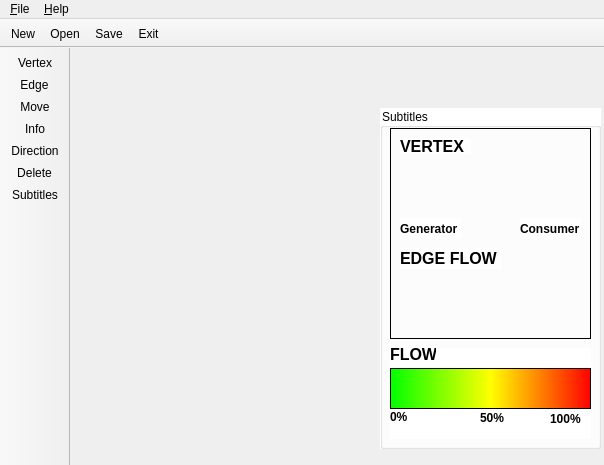
<?xml version="1.0" encoding="UTF-8"?>
<ui version="4.0">
 <class>MainWindow</class>
 <widget class="QMainWindow" name="MainWindow">
  <property name="enabled">
   <bool>true</bool>
  </property>
  <property name="geometry">
   <rect>
    <x>0</x>
    <y>0</y>
    <width>604</width>
    <height>465</height>
   </rect>
  </property>
  <property name="mouseTracking">
   <bool>false</bool>
  </property>
  <property name="acceptDrops">
   <bool>false</bool>
  </property>
  <property name="windowTitle">
   <string>PAC - Trabalho Final</string>
  </property>
  <widget class="QWidget" name="centralWidget">
   <widget class="QGroupBox" name="groupBox">
    <property name="geometry">
     <rect>
      <x>310</x>
      <y>60</y>
      <width>221</width>
      <height>341</height>
     </rect>
    </property>
    <property name="styleSheet">
     <string notr="true">background-color: rgb(255, 255, 255);</string>
    </property>
    <property name="title">
     <string>Subtitles</string>
    </property>
    <property name="alignment">
     <set>Qt::AlignLeading|Qt::AlignLeft|Qt::AlignVCenter</set>
    </property>
    <property name="flat">
     <bool>false</bool>
    </property>
    <widget class="QGraphicsView" name="graphicsView">
     <property name="geometry">
      <rect>
       <x>10</x>
       <y>20</y>
       <width>201</width>
       <height>211</height>
      </rect>
     </property>
     <property name="styleSheet">
      <string notr="true">background-color: qlineargradient(spread:pad, x1:0, y1:0, x2:1, y2:0, stop:0 rgba(0, 0, 0, 0), stop:1 rgba(0, 0, 0, 0));</string>
     </property>
     <property name="verticalScrollBarPolicy">
      <enum>Qt::ScrollBarAlwaysOff</enum>
     </property>
     <property name="horizontalScrollBarPolicy">
      <enum>Qt::ScrollBarAlwaysOff</enum>
     </property>
     <property name="interactive">
      <bool>true</bool>
     </property>
     <property name="alignment">
      <set>Qt::AlignRight|Qt::AlignTrailing|Qt::AlignVCenter</set>
     </property>
     <property name="renderHints">
      <set>QPainter::Antialiasing|QPainter::TextAntialiasing</set>
     </property>
     <property name="transformationAnchor">
      <enum>QGraphicsView::AnchorViewCenter</enum>
     </property>
    </widget>
    <widget class="QWidget" name="widget" native="true">
     <property name="geometry">
      <rect>
       <x>10</x>
       <y>240</y>
       <width>201</width>
       <height>91</height>
      </rect>
     </property>
     <property name="styleSheet">
      <string notr="true">border-color: rgb(0, 0, 0);</string>
     </property>
     <widget class="QFrame" name="frame">
      <property name="geometry">
       <rect>
        <x>0</x>
        <y>20</y>
        <width>201</width>
        <height>41</height>
       </rect>
      </property>
      <property name="styleSheet">
       <string notr="true">background-color: qlineargradient(spread:pad, x1:0, y1:0, x2:1, y2:0, stop:0 rgba(0, 255, 0, 255), stop:0.500 rgba(255, 255, 0, 255), stop:0.999 rgba(255, 0, 0, 255));

border-color: rgb(0, 0, 0);</string>
      </property>
      <property name="frameShape">
       <enum>QFrame::StyledPanel</enum>
      </property>
      <property name="frameShadow">
       <enum>QFrame::Raised</enum>
      </property>
     </widget>
     <widget class="QLabel" name="label">
      <property name="geometry">
       <rect>
        <x>0</x>
        <y>0</y>
        <width>46</width>
        <height>13</height>
       </rect>
      </property>
      <property name="font">
       <font>
        <pointsize>12</pointsize>
        <weight>75</weight>
        <bold>true</bold>
       </font>
      </property>
      <property name="text">
       <string>FLOW</string>
      </property>
     </widget>
     <widget class="QLabel" name="label_2">
      <property name="geometry">
       <rect>
        <x>0</x>
        <y>61</y>
        <width>21</width>
        <height>16</height>
       </rect>
      </property>
      <property name="font">
       <font>
        <weight>75</weight>
        <bold>true</bold>
       </font>
      </property>
      <property name="text">
       <string>0%</string>
      </property>
     </widget>
     <widget class="QLabel" name="label_3">
      <property name="geometry">
       <rect>
        <x>90</x>
        <y>62</y>
        <width>31</width>
        <height>16</height>
       </rect>
      </property>
      <property name="font">
       <font>
        <weight>75</weight>
        <bold>true</bold>
       </font>
      </property>
      <property name="text">
       <string>50%</string>
      </property>
     </widget>
     <widget class="QLabel" name="label_4">
      <property name="geometry">
       <rect>
        <x>160</x>
        <y>61</y>
        <width>41</width>
        <height>20</height>
       </rect>
      </property>
      <property name="font">
       <font>
        <weight>75</weight>
        <bold>true</bold>
       </font>
      </property>
      <property name="text">
       <string>100%</string>
      </property>
     </widget>
    </widget>
    <widget class="QLabel" name="label_5">
     <property name="geometry">
      <rect>
       <x>20</x>
       <y>30</y>
       <width>71</width>
       <height>16</height>
      </rect>
     </property>
     <property name="font">
      <font>
       <pointsize>12</pointsize>
       <weight>75</weight>
       <bold>true</bold>
      </font>
     </property>
     <property name="text">
      <string>VERTEX</string>
     </property>
    </widget>
    <widget class="QLabel" name="label_6">
     <property name="geometry">
      <rect>
       <x>20</x>
       <y>110</y>
       <width>61</width>
       <height>21</height>
      </rect>
     </property>
     <property name="font">
      <font>
       <weight>75</weight>
       <bold>true</bold>
      </font>
     </property>
     <property name="text">
      <string>Generator</string>
     </property>
    </widget>
    <widget class="QLabel" name="label_7">
     <property name="geometry">
      <rect>
       <x>140</x>
       <y>110</y>
       <width>61</width>
       <height>21</height>
      </rect>
     </property>
     <property name="font">
      <font>
       <weight>75</weight>
       <bold>true</bold>
      </font>
     </property>
     <property name="text">
      <string>Consumer</string>
     </property>
    </widget>
    <widget class="QLabel" name="label_8">
     <property name="geometry">
      <rect>
       <x>20</x>
       <y>140</y>
       <width>101</width>
       <height>21</height>
      </rect>
     </property>
     <property name="font">
      <font>
       <pointsize>12</pointsize>
       <weight>75</weight>
       <bold>true</bold>
      </font>
     </property>
     <property name="text">
      <string>EDGE FLOW</string>
     </property>
    </widget>
   </widget>
  </widget>
  <widget class="QMenuBar" name="menuBar">
   <property name="geometry">
    <rect>
     <x>0</x>
     <y>0</y>
     <width>604</width>
     <height>21</height>
    </rect>
   </property>
   <widget class="QMenu" name="menu_file">
    <property name="title">
     <string>&amp;File</string>
    </property>
    <addaction name="action_New"/>
    <addaction name="action_Open"/>
    <addaction name="action_Save"/>
    <addaction name="action_Save_As"/>
    <addaction name="separator"/>
    <addaction name="action_Exit"/>
   </widget>
   <widget class="QMenu" name="menu_Help">
    <property name="title">
     <string>&amp;Help</string>
    </property>
    <addaction name="action_About"/>
   </widget>
   <addaction name="menu_file"/>
   <addaction name="menu_Help"/>
  </widget>
  <widget class="QToolBar" name="mainToolBar">
   <property name="windowTitle">
    <string>ToolBar</string>
   </property>
   <property name="movable">
    <bool>false</bool>
   </property>
   <property name="allowedAreas">
    <set>Qt::AllToolBarAreas</set>
   </property>
   <property name="toolButtonStyle">
    <enum>Qt::ToolButtonTextUnderIcon</enum>
   </property>
   <attribute name="toolBarArea">
    <enum>LeftToolBarArea</enum>
   </attribute>
   <attribute name="toolBarBreak">
    <bool>false</bool>
   </attribute>
   <addaction name="action_Vertex"/>
   <addaction name="action_Edge"/>
   <addaction name="action_Move"/>
   <addaction name="action_Info"/>
   <addaction name="action_Direction"/>
   <addaction name="action_Delete"/>
   <addaction name="action_Subtitles"/>
  </widget>
  <widget class="QToolBar" name="toolBar">
   <property name="windowTitle">
    <string>FileBar</string>
   </property>
   <property name="movable">
    <bool>false</bool>
   </property>
   <attribute name="toolBarArea">
    <enum>TopToolBarArea</enum>
   </attribute>
   <attribute name="toolBarBreak">
    <bool>false</bool>
   </attribute>
   <addaction name="action_New"/>
   <addaction name="action_Open"/>
   <addaction name="action_Save"/>
   <addaction name="action_Exit"/>
  </widget>
  <action name="action_About">
   <property name="icon">
    <iconset resource="files.qrc">
     <normaloff>:/icons/icons/about.png</normaloff>:/icons/icons/about.png</iconset>
   </property>
   <property name="text">
    <string>&amp;About</string>
   </property>
  </action>
  <action name="action_Open">
   <property name="icon">
    <iconset resource="files.qrc">
     <normaloff>:/icons/icons/open.png</normaloff>:/icons/icons/open.png</iconset>
   </property>
   <property name="text">
    <string>&amp;Open</string>
   </property>
   <property name="shortcut">
    <string>Ctrl+O</string>
   </property>
  </action>
  <action name="action_New">
   <property name="icon">
    <iconset resource="files.qrc">
     <normaloff>:/icons/icons/new.png</normaloff>:/icons/icons/new.png</iconset>
   </property>
   <property name="text">
    <string>&amp;New</string>
   </property>
   <property name="shortcut">
    <string>Ctrl+N</string>
   </property>
  </action>
  <action name="action_Save">
   <property name="icon">
    <iconset resource="files.qrc">
     <normaloff>:/icons/icons/salvar.png</normaloff>:/icons/icons/salvar.png</iconset>
   </property>
   <property name="text">
    <string>&amp;Save</string>
   </property>
   <property name="shortcut">
    <string>Ctrl+S</string>
   </property>
  </action>
  <action name="action_Save_As">
   <property name="icon">
    <iconset resource="files.qrc">
     <normaloff>:/icons/icons/save_as.png</normaloff>:/icons/icons/save_as.png</iconset>
   </property>
   <property name="text">
    <string>&amp;Save As</string>
   </property>
   <property name="shortcut">
    <string>Ctrl+Alt+S</string>
   </property>
  </action>
  <action name="action_Exit">
   <property name="icon">
    <iconset resource="files.qrc">
     <normaloff>:/icons/icons/exit.png</normaloff>:/icons/icons/exit.png</iconset>
   </property>
   <property name="text">
    <string>&amp;Exit</string>
   </property>
   <property name="shortcut">
    <string>Ctrl+Q</string>
   </property>
  </action>
  <action name="action_Vertex">
   <property name="checkable">
    <bool>true</bool>
   </property>
   <property name="icon">
    <iconset resource="files.qrc">
     <normaloff>:/icons/icons/node.png</normaloff>:/icons/icons/node.png</iconset>
   </property>
   <property name="text">
    <string>&amp;Vertex</string>
   </property>
   <property name="toolTip">
    <string>New Vertex</string>
   </property>
  </action>
  <action name="action_Edge">
   <property name="checkable">
    <bool>true</bool>
   </property>
   <property name="icon">
    <iconset resource="files.qrc">
     <normaloff>:/icons/icons/edge.png</normaloff>:/icons/icons/edge.png</iconset>
   </property>
   <property name="text">
    <string>&amp;Edge</string>
   </property>
   <property name="toolTip">
    <string>New Edge</string>
   </property>
  </action>
  <action name="action_Delete">
   <property name="checkable">
    <bool>true</bool>
   </property>
   <property name="icon">
    <iconset resource="files.qrc">
     <normaloff>:/icons/icons/delete.png</normaloff>:/icons/icons/delete.png</iconset>
   </property>
   <property name="text">
    <string>&amp;Delete</string>
   </property>
   <property name="toolTip">
    <string>Delete</string>
   </property>
  </action>
  <action name="action_Direction">
   <property name="checkable">
    <bool>true</bool>
   </property>
   <property name="icon">
    <iconset resource="files.qrc">
     <normaloff>:/icons/icons/diretion.png</normaloff>:/icons/icons/diretion.png</iconset>
   </property>
   <property name="text">
    <string>&amp;Direction</string>
   </property>
   <property name="toolTip">
    <string>Change Direction</string>
   </property>
  </action>
  <action name="action_Move">
   <property name="checkable">
    <bool>true</bool>
   </property>
   <property name="icon">
    <iconset resource="files.qrc">
     <normaloff>:/icons/icons/move.png</normaloff>:/icons/icons/move.png</iconset>
   </property>
   <property name="text">
    <string>&amp;Move</string>
   </property>
  </action>
  <action name="action_Info">
   <property name="checkable">
    <bool>true</bool>
   </property>
   <property name="icon">
    <iconset resource="files.qrc">
     <normaloff>:/icons/icons/about.png</normaloff>:/icons/icons/about.png</iconset>
   </property>
   <property name="text">
    <string>&amp;Info</string>
   </property>
   <property name="toolTip">
    <string>Info</string>
   </property>
  </action>
  <action name="action_Subtitles">
   <property name="checkable">
    <bool>true</bool>
   </property>
   <property name="icon">
    <iconset resource="files.qrc">
     <normaloff>:/icons/icons/subs.png</normaloff>:/icons/icons/subs.png</iconset>
   </property>
   <property name="text">
    <string>&amp;Subtitles</string>
   </property>
   <property name="toolTip">
    <string>Subtitles</string>
   </property>
  </action>
 </widget>
 <layoutdefault spacing="6" margin="11"/>
 <resources>
  <include location="files.qrc"/>
 </resources>
 <connections/>
</ui>
